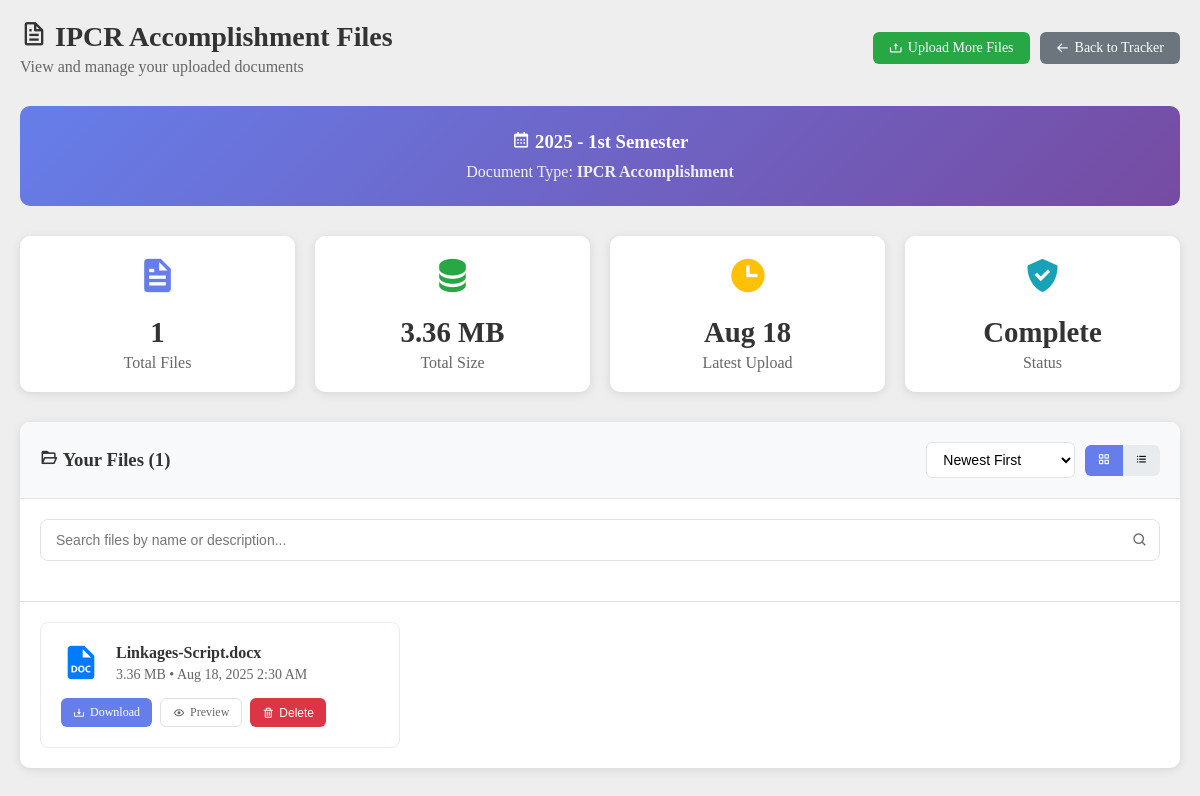
The page /roles/user/handlers/view_documents.php?doc_type=IPCR Accomplishment (signed in) on the database its author committed.
### tables this page shows
CREATE TABLE `document_files` (
  `id` int(11) NOT NULL,
  `submission_id` int(11) NOT NULL,
  `file_name` varchar(255) NOT NULL,
  `file_path` varchar(255) NOT NULL,
  `file_size` int(11) NOT NULL,
  `file_type` varchar(100) NOT NULL,
  `academic_year` year(4) DEFAULT NULL,
  `semester_period` varchar(20) DEFAULT NULL,
  `uploaded_by` int(11) NOT NULL,
  `description` text DEFAULT NULL,
  `uploaded_at` datetime NOT NULL DEFAULT current_timestamp(),
  `mime_type` varchar(100) DEFAULT NULL
);

### roles/user/handlers/view_documents.php (the view, shortened to what this page needs)
<?php
require_once '../../../includes/config.php';
$currentUser = getCurrentUser($pdo);
$docType = $_GET['doc_type'] ?? '';
$selectedYear = (int)($_GET['year'] ?? date('Y'));
$selectedSemester = $_GET['semester'] ?? (date('n') >= 6 && date('n') <= 11 ? '1st Semester' : '2nd Semester');
$files = [];
try {
    $stmt = $pdo->prepare("
        SELECT df.*, fds.semester, fds.academic_year, fds.submitted_at
        FROM document_files df
        INNER JOIN faculty_document_submissions fds ON df.submission_id = fds.id
        WHERE df.uploaded_by = ? AND df.file_type = ? AND fds.academic_year = ? AND fds.semester = ?
        ORDER BY df.uploaded_at DESC
    ");
    $stmt->execute([$currentUser['id'], $docType, $selectedYear, $selectedSemester]);
    $files = $stmt->fetchAll();
} catch (Exception $e) {
    error_log("Error fetching files: " . $e->getMessage());
}
$totalFiles = count($files);
$totalSize = array_sum(array_column($files, 'file_size'));
$latestUpload = $totalFiles > 0 ? $files[0]['uploaded_at'] : null;
function formatFileSize($bytes, $precision = 2) {
    $units = array('B', 'KB', 'MB', 'GB', 'TB');
    for ($i = 0; $bytes > 1024 && $i < count($units) - 1; $i++) {
        $bytes /= 1024;
    }
    return round($bytes, $precision) . ' ' . $units[$i];
}
function getFileIcon($filename) {
    $ext = strtolower(pathinfo($filename, PATHINFO_EXTENSION));
    $iconMap = [
        'pdf' => 'bxs-file-pdf',
        'doc' => 'bxs-file-doc',
        'docx' => 'bxs-file-doc',
        'xls' => 'bxs-spreadsheet',
        'xlsx' => 'bxs-spreadsheet',
        'ppt' => 'bxs-slideshow',
        'pptx' => 'bxs-slideshow',
        'jpg' => 'bxs-image',
        'jpeg' => 'bxs-image',
        'png' => 'bxs-image',
        'txt' => 'bxs-file-txt'
    ];
    return $iconMap[$ext] ?? 'bxs-file-blank';
}
function getFileTypeColor($filename) {
    $ext = strtolower(pathinfo($filename, PATHINFO_EXTENSION));
    $colorMap = [
        'pdf' => '#dc3545',
        'doc' => '#007bff',
        'docx' => '#007bff',
        'xls' => '#28a745',
        'xlsx' => '#28a745',
        'ppt' => '#fd7e14',
        'pptx' => '#fd7e14',
        'jpg' => '#6f42c1',
        'jpeg' => '#6f42c1',
        'png' => '#6f42c1',
        'txt' => '#6c757d'
    ];
    return $colorMap[$ext] ?? '#6c757d';
}
?>
<!DOCTYPE html>
<html lang="en">
<head>
    <link href='https://unpkg.com/boxicons@2.0.9/css/boxicons.min.css' rel='stylesheet'>
    <link rel="stylesheet" href="../../../assets/css/style.css">
</head>
<body>
    <div class="view-container">
        <div class="header-section">
            <div class="header-info">
                <h1><i class='bx bx-file'></i> <?php echo htmlspecialchars($docType); ?> Files</h1>
                <p>View and manage your uploaded documents</p>
            </div>
            <div class="header-actions">
                <a href="upload_document.php?doc_type=<?php echo urlencode($docType); ?>&year=<?php echo $selectedYear; ?>&semester=<?php echo urlencode($selectedSemester); ?>" class="btn btn-success">
                    <i class='bx bx-upload'></i> Upload More Files
                </a>
                <a href="../submission_tracker.php?year=<?php echo $selectedYear; ?>&semester=<?php echo urlencode($selectedSemester); ?>" class="btn btn-secondary">
                    <i class='bx bx-arrow-back'></i> Back to Tracker
                </a>
            </div>
        </div>
        <div class="period-info">
            <h3 style="margin: 0 0 10px 0;">
                <i class='bx bx-calendar'></i>
                <?php echo htmlspecialchars($selectedYear . ' - ' . $selectedSemester); ?>
            </h3>
            <p style="margin: 0; opacity: 0.9;">
                Document Type: <strong><?php echo htmlspecialchars($docType); ?></strong>
            </p>
        </div>
        <div class="stats-grid">
            <div class="stat-card">
                <i class='bx bxs-file' style="color: #667eea;"></i>
                <h3><?php echo $totalFiles; ?></h3>
                <p>Total Files</p>
            </div>
            <div class="stat-card">
                <i class='bx bxs-data' style="color: #28a745;"></i>
                <h3><?php echo formatFileSize($totalSize); ?></h3>
                <p>Total Size</p>
            </div>
            <div class="stat-card">
                <i class='bx bxs-time' style="color: #ffc107;"></i>
                <h3><?php echo $latestUpload ? date('M j', strtotime($latestUpload)) : 'N/A'; ?></h3>
                <p>Latest Upload</p>
            </div>
            <div class="stat-card">
                <i class='bx bxs-check-shield' style="color: #17a2b8;"></i>
                <h3><?php echo $totalFiles > 0 ? 'Complete' : 'Empty'; ?></h3>
                <p>Status</p>
            </div>
        </div>
        <?php if (!empty($files)): ?>
        <div class="files-container">
            <div class="files-header">
                <h3><i class='bx bx-folder-open'></i> Your Files (<?php echo count($files); ?>)</h3>
                <div class="view-options">
                    <div class="sort-dropdown">
                        <select id="sortSelect" onchange="sortFiles()">
                            <option value="date_desc">Newest First</option>
                        </select>
                    </div>
                    <div class="view-toggle">
                        <button class="active" onclick="toggleView('grid')" id="gridBtn">
                            <i class='bx bx-grid-alt'></i>
                        </button>
                        <button onclick="toggleView('list')" id="listBtn">
                            <i class='bx bx-list-ul'></i>
                        </button>
                    </div>
                </div>
            </div>
            <div style="padding: 20px; border-bottom: 1px solid #dee2e6;">
                <div class="search-box">
                    <input type="text" id="searchInput" placeholder="Search files by name or description..." onkeyup="searchFiles()">
                    <i class='bx bx-search'></i>
                </div>
            </div>
            <div class="files-grid active" id="gridView">
                <?php foreach ($files as $file): ?>
                    <div class="file-card" data-name="<?php echo strtolower($file['file_name']); ?>"
                         data-description="<?php echo strtolower($file['description'] ?? ''); ?>"
                         data-date="<?php echo strtotime($file['uploaded_at']); ?>"
                         data-size="<?php echo $file['file_size']; ?>">
                        <div class="file-card-header">
                            <i class='bx <?php echo getFileIcon($file['file_name']); ?> file-icon'
                               style="color: <?php echo getFileTypeColor($file['file_name']); ?>;"></i>
                            <div class="file-info">
                                <div class="file-name"><?php echo htmlspecialchars($file['file_name']); ?></div>
                                <div class="file-details">
                                    <?php echo formatFileSize($file['file_size']); ?> •
                                    <?php echo date('M j, Y g:i A', strtotime($file['uploaded_at'])); ?>
                                </div>
                            </div>
                        </div>
                        <div class="file-actions">
                            <a href="download_file.php?id=<?php echo $file['id']; ?>" class="btn btn-primary btn-sm">
                                <i class='bx bx-download'></i> Download
                            </a>
                            <a href="preview_file.php?id=<?php echo $file['id']; ?>" class="btn btn-outline btn-sm" target="_blank">
                                <i class='bx bx-show'></i> Preview
                            </a>
                            <button class="btn btn-danger btn-sm" onclick="confirmDelete(<?php echo $file['id']; ?>, '<?php echo htmlspecialchars($file['file_name'], ENT_QUOTES); ?>')">
                                <i class='bx bx-trash'></i> Delete
                            </button>
                        </div>
                    </div>
                <?php endforeach; ?>
            </div>
        </div>
        <?php endif; ?>
    </div>
</body>
</html>

### roles/admin/assets/css/style.css (style rules this page uses)
* { margin: 0; padding: 0; box-sizing: border-box; }
a { text-decoration: none; }
:root { --poppins: 'Poppins', sans-serif; --lato: 'Lato', sans-serif; --light: #F9F9F9; --blue: #3C91E6; --light-blue: #CFE8FF; --grey: #eee; --dark-grey: #AAAAAA; --dark: #342E37; --red: #DB504A; --yellow: #FFCE26; --light-yellow: #FFF2C6; --orange: #FD7238; --light-orange: #FFE0D3; }
html { overflow-x: hidden; }
body { background: var(--grey); overflow-x: hidden; }

### roles/user/handlers/view_documents.php (style rules this page uses)
.view-container { max-width: 1200px; margin: 0 auto; padding: 20px; }
.header-section { display: flex; justify-content: space-between; align-items: center; margin-bottom: 30px; flex-wrap: wrap; gap: 20px; }
.header-info h1 { margin: 0; color: #333; font-size: 28px; }
.header-info p { margin: 5px 0 0 0; color: #666; font-size: 16px; }
.header-actions { display: flex; gap: 10px; }
.period-info { background: linear-gradient(135deg, #667eea 0%, #764ba2 100%); color: white; padding: 25px; border-radius: 10px; margin-bottom: 30px; text-align: center; }
.stats-grid { display: grid; grid-template-columns: repeat(auto-fit, minmax(200px, 1fr)); gap: 20px; margin-bottom: 30px; }
.stat-card { background: white; padding: 20px; border-radius: 10px; box-shadow: 0 2px 10px rgba(0,0,0,0.1); text-align: center; transition: transform 0.2s; }
.stat-card i { font-size: 2.5em; margin-bottom: 10px; }
.stat-card h3 { margin: 10px 0 5px 0; font-size: 1.8em; color: #333; }
.stat-card p { color: #666; margin: 0; }
.files-container { background: white; border-radius: 10px; box-shadow: 0 2px 10px rgba(0,0,0,0.1); overflow: hidden; }
.files-header { background: #f8f9fa; padding: 20px; border-bottom: 1px solid #dee2e6; display: flex; justify-content: space-between; align-items: center; }
.files-header h3 { margin: 0; color: #333; }
.view-options { display: flex; gap: 10px; align-items: center; }
.view-toggle { display: flex; background: #e9ecef; border-radius: 6px; overflow: hidden; }
.view-toggle button { padding: 8px 12px; border: none; background: transparent; cursor: pointer; transition: all 0.3s; }
.view-toggle button.active { background: #667eea; color: white; }
.files-grid { display: grid; grid-template-columns: repeat(auto-fill, minmax(280px, 1fr)); gap: 20px; padding: 20px; }
.file-card { border: 1px solid #e9ecef; border-radius: 8px; padding: 20px; transition: all 0.3s; background: white; }
.file-card-header { display: flex; align-items: center; margin-bottom: 15px; }
.file-icon { font-size: 2.5em; margin-right: 15px; }
.file-info { flex: 1; }
.file-name { font-weight: 600; color: #333; margin-bottom: 5px; word-break: break-word; }
.file-details { color: #666; font-size: 14px; }
.file-actions { display: flex; gap: 8px; margin-top: 15px; }
.btn { padding: 8px 16px; border: none; border-radius: 6px; cursor: pointer; font-weight: 500; text-decoration: none; display: inline-flex; align-items: center; gap: 5px; text-align: center; transition: all 0.3s; font-size: 14px; }
.btn-sm { padding: 6px 12px; font-size: 12px; }
.btn-primary { background: #667eea; color: white; }
.btn-secondary { background: #6c757d; color: white; }
.btn-success { background: #28a745; color: white; }
.btn-danger { background: #dc3545; color: white; }
.btn-outline { background: transparent; border: 1px solid #dee2e6; color: #666; }
.search-box { position: relative; margin-bottom: 20px; }
.search-box input { width: 100%; padding: 12px 40px 12px 15px; border: 1px solid #dee2e6; border-radius: 8px; font-size: 14px; transition: border-color 0.3s; }
.search-box i { position: absolute; right: 12px; top: 50%; transform: translateY(-50%); color: #666; }
.sort-dropdown { position: relative; display: inline-block; }
.sort-dropdown select { padding: 8px 30px 8px 12px; border: 1px solid #dee2e6; border-radius: 6px; background: white; cursor: pointer; font-size: 14px; }

### rows shown on the page
document_files: uploaded_at "Aug 18", file_name "Linkages-Script.docx", file_size "3.36 MB", uploaded_at "Aug 18, 2025 2:30 AM"

### other values the page prints
$docType "IPCR Accomplishment"
$totalFiles "1"
formatFileSize($totalSize) "3.36 MB"
count($files) "1"
